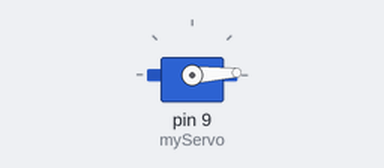
A sketch run on a simulated Arduino Uno, built with avr-gcc and run on an emulated ATmega328P. On the bench: servo.

Above: at 0.05 s.
At 1.0 s:
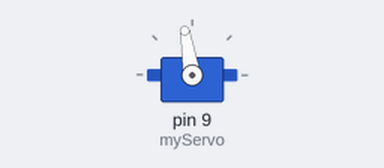
At 2.0 s:
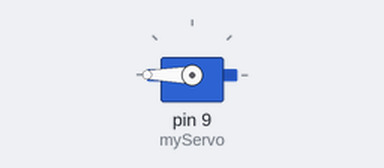
At 4.0 s:
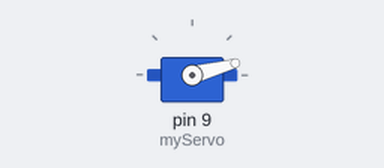
Timing chart, 0 to 6.0 s (numbered marks = the images above):
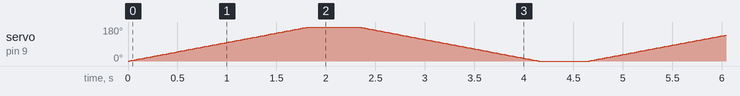

The sketch:

CS4540-lab8-2B.ino
```cpp
#include <Servo.h>

Servo myServo;

void setup() {
  myServo.attach(9);
}

void loop() {

  // 0 → 180
  for (int pos = 0; pos <= 180; pos++) {
    myServo.write(pos);
    delay(10);
  }

  delay(500);

  // 180 → 0
  for (int pos = 180; pos >= 0; pos--) {
    myServo.write(pos);
    delay(10);
  }

  delay(500);
}
```
